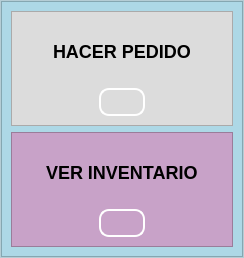
                <widget class="QWidget" name="storage_page">
                 <layout class="QVBoxLayout" name="verticalLayout_11">
                  <property name="leftMargin">
                   <number>0</number>
                  </property>
                  <property name="topMargin">
                   <number>0</number>
                  </property>
                  <property name="rightMargin">
                   <number>0</number>
                  </property>
                  <property name="bottomMargin">
                   <number>0</number>
                  </property>
                  <item>
                   <widget class="QFrame" name="background_color_6">
                    <property name="styleSheet">
                     <string notr="true">QFrame#background_color_6{
background-color: rgba(173, 216, 230,100);
}</string>
                    </property>
                    <property name="frameShape">
                     <enum>QFrame::StyledPanel</enum>
                    </property>
                    <property name="frameShadow">
                     <enum>QFrame::Raised</enum>
                    </property>
                    <layout class="QVBoxLayout" name="verticalLayout_27">
                     <property name="leftMargin">
                      <number>0</number>
                     </property>
                     <property name="topMargin">
                      <number>0</number>
                     </property>
                     <property name="rightMargin">
                      <number>0</number>
                     </property>
                     <property name="bottomMargin">
                      <number>0</number>
                     </property>
                     <item>
                      <widget class="QFrame" name="frame_9">
                       <property name="styleSheet">
                        <string notr="true">background-color: rgb(173, 216, 230);</string>
                       </property>
                       <property name="frameShape">
                        <enum>QFrame::StyledPanel</enum>
                       </property>
                       <property name="frameShadow">
                        <enum>QFrame::Raised</enum>
                       </property>
                       <layout class="QGridLayout" name="gridLayout_8">
                        <item row="2" column="0" colspan="2">
                         <widget class="QFrame" name="see_frame_6">
                          <property name="styleSheet">
                           <string notr="true">QFrame{
background-color: rgb(200, 162, 200); /* Morado Suave */


}

QLabel{
    font-size: 18px; /* Tamaño de fuente */
    font-weight: bold; /* Fuente en negrita */
    color: black; /* Color del texto (negro) */
    padding: 20px; /* Espaciado interno */


}

QPushButton {
    border: 2px solid white; /* Borde blanco de 2px */
    border-radius: 10px; /* Bordes redondeados */
    padding: 5px; /* Espaciado interno */
    background-color: transparent; /* Fondo transparente */
    color: white; /* Color de texto blanco */
}

QPushButton:hover {
    background-color: rgba(255, 255, 255, 0.2); /* Fondo blanco semi-transparente al pasar el mouse */
}

QPushButton:pressed {
    background-color: rgba(255, 255, 255, 0.4); /* Fondo blanco semi-transparente al presionar */
}</string>
                          </property>
                          <property name="frameShape">
                           <enum>QFrame::StyledPanel</enum>
                          </property>
                          <property name="frameShadow">
                           <enum>QFrame::Raised</enum>
                          </property>
                          <layout class="QVBoxLayout" name="verticalLayout_40">
                           <item alignment="Qt::AlignHCenter">
                            <widget class="QLabel" name="Title_funcion_label_28">
                             <property name="font">
                              <font>
                               <pointsize>-1</pointsize>
                               <weight>75</weight>
                               <bold>true</bold>
                              </font>
                             </property>
                             <property name="text">
                              <string>VER INVENTARIO</string>
                             </property>
                            </widget>
                           </item>
                           <item alignment="Qt::AlignHCenter">
                            <widget class="QPushButton" name="storage_see_botton_3">
                             <property name="text">
                              <string/>
                             </property>
                             <property name="icon">
                              <iconset resource="../icons.qrc">
                               <normaloff>:/icons/assets/icons/icons8-products-pile-96.png</normaloff>:/icons/assets/icons/icons8-products-pile-96.png</iconset>
                             </property>
                             <property name="iconSize">
                              <size>
                               <width>96</width>
                               <height>96</height>
                              </size>
                             </property>
                            </widget>
                           </item>
                          </layout>
                         </widget>
                        </item>
                        <item row="0" column="0" colspan="2">
                         <widget class="QFrame" name="add_frame_7">
                          <property name="styleSheet">
                           <string notr="true">QFrame{
background-color: rgb(220, 220, 220);
}

QLabel{
    font-size: 18px; /* Tamaño de fuente */
    font-weight: bold; /* Fuente en negrita */
    color: black; /* Color del texto (negro) */
    padding: 20px; /* Espaciado interno */
    background-color: rgb(220, 220, 220); /* Color de fondo (gris claro) */


}

QPushButton {
    border: 2px solid white; /* Borde blanco de 2px */
    border-radius: 10px; /* Bordes redondeados */
    padding: 5px; /* Espaciado interno */
    background-color: transparent; /* Fondo transparente */
    color: white; /* Color de texto blanco */
}

QPushButton:hover {
    background-color: rgba(255, 255, 255, 0.2); /* Fondo blanco semi-transparente al pasar el mouse */
}

QPushButton:pressed {
    background-color: rgba(255, 255, 255, 0.4); /* Fondo blanco semi-transparente al presionar */
}</string>
                          </property>
                          <property name="frameShape">
                           <enum>QFrame::StyledPanel</enum>
                          </property>
                          <property name="frameShadow">
                           <enum>QFrame::Raised</enum>
                          </property>
                          <layout class="QVBoxLayout" name="verticalLayout_41">
                           <item alignment="Qt::AlignHCenter">
                            <widget class="QLabel" name="Title_funcion_label_29">
                             <property name="font">
                              <font>
                               <pointsize>-1</pointsize>
                               <weight>75</weight>
                               <bold>true</bold>
                              </font>
                             </property>
                             <property name="text">
                              <string>HACER PEDIDO</string>
                             </property>
                            </widget>
                           </item>
                           <item alignment="Qt::AlignHCenter">
                            <widget class="QPushButton" name="storage_add_botton_4">
                             <property name="text">
                              <string/>
                             </property>
                             <property name="icon">
                              <iconset resource="../icons.qrc">
                               <normaloff>:/icons/assets/icons/icons8-mover-por-carretilla-96.png</normaloff>:/icons/assets/icons/icons8-mover-por-carretilla-96.png</iconset>
                             </property>
                             <property name="iconSize">
                              <size>
                               <width>96</width>
                               <height>96</height>
                              </size>
                             </property>
                            </widget>
                           </item>
                          </layout>
                         </widget>
                        </item>
                       </layout>
                      </widget>
                     </item>
                    </layout>
                   </widget>
                  </item>
                 </layout>
                </widget>
